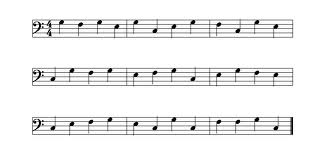
#> input picture input/example_1.png, 325 x 155 px, given in place of example_5.png, which was not available
$ python main.py
#> lines starting #> are read from the running program, lines starting #| are printed output that depends on the picture; after the words box and inside, x2 and y2 are one past the last pixel; in counts of white or black regions, pixels touching at a corner belong together; pictures that were not available may be replaced by others from this repository, and a replacement may not be noted
### pre.py
# -*- coding: utf-8 -*-
"""
Preprocesamiento.

Este archivo contiene los métodos de preprocesamiento para imágenes que van a ser usadas de entrada para el algoritmo.

@author: Gonzalo Andrés Oberreuter Álvarez
@author: Javier Centeno Vega
"""

import cv2

"""
Lee una imagen en ./input/, la umbraliza y la guarda en ./pre/
"""
def umbralize(path, flag=1):
#> called with path = 'example_5.png', flag = 1
	pre = cv2.imread('./input/' + path, cv2.IMREAD_GRAYSCALE)
#> pre is the input picture: shape (155, 325); min 0, max 255, mean 240.2
	if flag:
		ret, pre = cv2.threshold(pre, 0, 255, cv2.THRESH_BINARY + cv2.THRESH_OTSU)
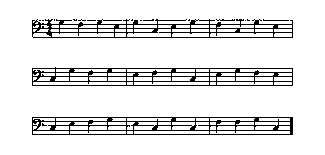
#> pre: shape (155, 325); 90% white; black in thin lines or dots, all inside (x1, y1, x2, y2) = (32, 19, 293, 135)
#> ret = 190
	else:
		ret, pre = cv2.threshold(pre, 200, 255, cv2.THRESH_BINARY)
	cv2.imwrite('./pre/' + path, pre)

### nivel0.py
# -*- coding: utf-8 -*-
"""
Nivel 0.

Este archivo contiene los métodos para el nivel 0 de la segmentación dedicados a segmentar la imagen en pentagramas.

@author: Gonzalo Andrés Oberreuter Álvarez
@author: Javier Centeno Vega
"""

import cv2
import numpy as np
import random

# Ancho mínimo de las líneas del pentagrama
n1 = None
# Ancho máximo de las líneas del pentagrama
n2 = None
# Distancia mínima entre las líneas del pentagrama
d1 = None
# Distancia máxima entre las líneas del pentagrama
d2 = None
# Pentagramas encontrados
found = None

#### Algoritmo
#### buscar un area de y*dx random dentro del "centro"de la partitura
#### buscar su proyeccion horizontal e invertirla segun el maximo cosa que la cantidad de negro sean picos en el histograma
#### formar la Tproyeccion
#### se buscan los pentagramas y se agregan a la lista de tuplas.
#### Se detiene el proceso cuando no se encuentran mas pentagramas en 3 iteraciones
def stave_search(t_proy_a, I, alpha, beta, staves):
	A = 0
	while A < t_proy_a.size:
		if t_proy_a[A] == 1:
			first = A
			system = True
			staffs = 1
			lastSpot = A
			for t in range(first + 1, first + I):
				if t_proy_a[t] == 1.0:
					distance = t - lastSpot
					lastSpot = t
					if distance >= alpha and distance <= beta:
						staffs +=1
					else:
						system = False
			if staffs == 5 and system:
				staves.append((first,lastSpot))
		A += 1
	return staves

# [5 lines left out: function intersecting_intervals, not called in this run]

def hardSteave(li, I):
	distances = []
	for i in range(len(li)-1):
		dist = li[i+1][0] - li[i][1]
		distances.append(dist)
	com = min(distances)*1.7
	for i in range(len(distances)):
		if distances[i] > com:  #buscar dos tipos de distancias
			loc = int((li[i][1] + li[i+1][0])/2)
			I2 = int(round(I/2))
			li.append((loc-I2, loc+I2))
	return li


"""
Lee una imagen en ./pre/, aplica el nivel 0 y guarda los resultados ./nivel0/
"""
def nivel0(path):
#> called with path = 'example_5.png'
	image = cv2.imread('./pre/' + path, 0)
	image_transposed = cv2.transpose(image);
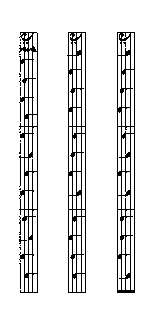
#> image_transposed: shape (325, 155); 90% white; black in thin lines or dots, all inside (x1, y1, x2, y2) = (19, 32, 135, 293)

	histogram_black = dict()
	histogram_white = dict()

	# Se cuentan las ocurrencias de secuencias de pixeles blancos y negros en un quinto de las columnas de la imagen
	for col in range(0, len(image_transposed), 5):
		count = 0
		flag = True
		if image_transposed[col][0] == 0:
				flag = False
		for pixel in range(len(image_transposed[col])):
			if flag:
				if image_transposed[col][pixel] == 255:
					count += 1
				elif pixel == len(image_transposed[col]) - 1:
					if count not in histogram_white:
						histogram_white[count] = 0
					histogram_white[count] += 1
				else:
					if count not in histogram_white:
						histogram_white[count] = 0
					histogram_white[count] += 1
					count = 0
					flag = False
			else:
				if image_transposed[col][pixel] == 0:
					count += 1
				elif pixel == len(image_transposed[col]) - 1:
					if count not in histogram_black:
						histogram_black[count] = 0
					histogram_black[count] += 1
				else:
					if count not in histogram_black:
						histogram_black[count] = 0
					histogram_black[count] += 1
					count = 0
					flag = True
#> this loop made 65 passes
#> col on passes 2 to 13: 5, 10, 15, 20, 25, 30, 35, 40, 45, 50, 55, 60
#> after the loop, histogram_black = 11 items; histogram_white = 13 items

	# Se obtienen los valores n1, n2, d1, d2

	n = list()
	d = list()
	N = max(list(histogram_black.values())) / 3.0
#> N = 224.3
	D = max(list(histogram_white.values())) / 3.0
#> D = 132.7

	for dist in histogram_black:
		if histogram_black[dist] > N:
			n.append(dist)
#> this loop made 11 passes
#> dist on passes 2, 4, 5, 6, 7, 8, 9, 10, 11: 0, 5, 6, 4, 11, 10, 3, 7, 17
#> after the loop, n = [0]

	for dist in histogram_white:
		if histogram_white[dist] > D:
			d.append(dist)
#> this loop made 13 passes
#> dist on passes 1, 2, 3, 5, 6, 7, 8, 9, 10, 11, 12, 13: 21, 0, 1, 29, 2, 30, 20, 19, 24, 28, 7, 22
#> after the loop, d = [3, 2]

	# Indica que n1, n2, d1, d2 son variables de fuera de la función
	global n1
	global n2
	global d1
	global d2

	# Ancho mínimo de las líneas del pentagrama
	n1 = min(n)
#> n1 = 0
	# Ancho máximo de las líneas del pentagrama
	n2 = max(n)
#> n2 = 0
	# Distancia mínima entre las líneas del pentagrama
	d1 = min(d)
#> d1 = 2
	# Distancia máxima entre las líneas del pentagrama
	d2 = max(d)
#> d2 = 3

	if n1 == n2:
		n2+=1
#> n2 = 1
	if d1 == d2:
		d2+=1

	print(n1, n2, d1, d2)
#| 0 1 2 3

	width = len(image[0])
#> width = 325

	dx = int(width / 35)
#> dx = 9

	final = list()
	past_len = len(final)
	iterations_without_change = 0
	I = round((5 * n2 + 4 * d2))
#> I = 17

	while True:
		sec = random.randint(2, 5)
		# Buscar alguna columna de la imagen
		a = random.randint(int(sec * width / 7), int((sec + 1) * width / 7))
		a = image[:, a : a + dx]
		proy_a = [sum(i) for i in a]
		compare_a = max(proy_a)
		proy_a = compare_a - proy_a
		t_proy_a = np.zeros(len(proy_a))
		in_staff_a = False
		count_a = 0
		for pixel in range(len(proy_a)):
			if in_staff_a:
				if proy_a[pixel] < compare_a * 0.90:
					in_staff_a = False
					if count_a >= n1 and count_a <= n2:
						middle_a = round(count_a / 2)
						t_proy_a[pixel - middle_a] = 1
					count_a = 0
				else:
					count_a += 1

			else:
				if proy_a[pixel] > compare_a*0.90:
					in_staff_a = True
					count_a += 1
		alpha = d1
		beta = int(round(d2 + 2 * (n2 - (n2 - n1) / 2)))
		I2 = int(round(I * 1.2))
		finded = stave_search(t_proy_a, I2, alpha, beta, [])
		for tup in finded:
			if len(final) == 0:
				final.append(tup)
			else:
				flag = True
				for tup2 in final:
					if not intersecting_intervals(tup2, tup):
						flag = False
				if flag:
					final.append(tup)
		if past_len == len(final):
			iterations_without_change += 1
			if iterations_without_change == 5:
				break
		past_len = len(final)
#> this loop made 5 passes
#> a on passes 1 to 5: 258, 108, 257, 215, 222
#> after the loop, final = []; iterations_without_change = 5; middle_a = 0

	# Cutting the systems in files with name upper-lower

	image_count = 0

	# Se ordena la lista de tuplas

	final.sort(key = lambda x: x[0])
	final = hardSteave(final, I)
#> after the loop in hardSteave, `for i in range(len(li)-1):`: distances = []
	final.sort(key = lambda x: x[0])

	image = 255 - image
	epsilon = int(round(width*0.02))
	names = []
	for i in range(len(final)):
		countUP = 0
		countDOWN = 0
		ysup = final[i][0]
		yinf = final[i][1]
		if i == 0:
			## Buscando limite superior
			while True:
				countUP+=1
				pro = sum(image[ysup-countUP])
				if pro == 0 or countUP == I:
					break
			countDOWN = int((final[i+1][0] + yinf)/2) + epsilon
			imwr = image[ysup - countUP:countDOWN,:]
		elif i == len(final) - 1:
			## Buscando limite inferior
			while True:
				countDOWN+=1
				pro = sum(image[yinf+countDOWN])
				if pro == 0 or countDOWN == I:
					break
			countUP = int((final[i-1][1] + ysup)/2) - epsilon
			imwr = image[countUP:yinf + countDOWN,:]
		else:
			countDOWN = int((final[i+1][0] + yinf)/2) + epsilon
			countUP = int((final[i-1][1] + ysup)/2) - epsilon
			imwr = image[countUP:countDOWN,:]

		imwr = 255 - imwr
		pa = str(countUP)+"-"+str(countDOWN)+"-"+str(i)+".png"
		cv2.imwrite("./nivel0/"+ pa , imwr)
		names.append(pa)
	return names


### main.py
# -*- coding: utf-8 -*-
"""
Método principal del programa.

@author: Javier Centeno Vega
"""

path = 'example_5.png'

import pre
pre.umbralize(path, 1)

import nivel0
#> (the run stopped early here; a loop or call above may not have finished)

$ run again, on examples/sheet2.jpg
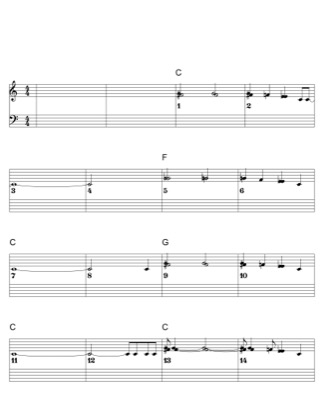
#> input picture examples/sheet2.jpg, 324 x 420 px, given in place of example_5.png, which was not available
#> in umbralize, pre is the input picture: shape (420, 324); min 0, max 255, mean 245.4
#> in umbralize, `ret, pre = cv2.threshold(pre, 0, 255, cv2.THRESH_BINARY + cv2.THRESH_O..`:
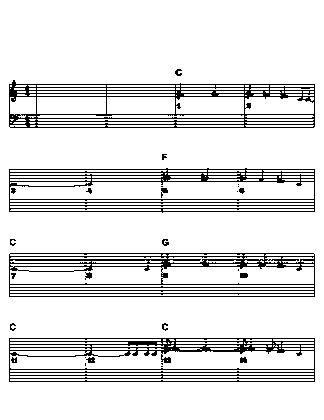
#> pre: shape (420, 324); 88.6% white; black in thin lines or dots, all inside (x1, y1, x2, y2) = (9, 69, 315, 382)
#> ret = 219
#> image_transposed: shape (324, 420); 88.6% white; black in thin lines or dots, all inside (x1, y1, x2, y2) = (69, 9, 382, 315)
#> the loop in nivel0, `for col in range(0, len(image_transposed), 5):` made 65 passes
#> col on passes 2 to 9: 5, 10, 15, 20, 25, 30, 35, 40
#> after the loop in nivel0, `for col in range(0, len(image_transposed), 5):`: histogram_black = 13 items; histogram_white = 27 items
#> N = 740.7
#> D = 584.7
#> the loop in nivel0, `for dist in histogram_black:` made 13 passes
#> dist on passes 2, 3, 4, 5, 7, 8, 9, 11: 7, 4, 1, 2, 3, 10, 6, 31
#> after the loop in nivel0, `for dist in histogram_black:`: n = [0]
#> the loop in nivel0, `for dist in histogram_white:` made 27 passes
#> dist on passes 1, 3, 4, 5, 6, 7, 9, 10: 84, 0, 16, 40, 11, 26, 13, 82
#> after the loop in nivel0, `for dist in histogram_white:`: d = [1]
#> n1 = 0
#> d1 = 1
#> in nivel0, `d2+=1`: d2 = 2
#| 0 1 1 2
#> width = 324
#> dx = 9
#> I = 13
#> the loop in nivel0, `while True:` made 6 passes
#> a on passes 1 to 6: 257, 108, 256, 215, 222, 170
#> after the loop in nivel0, `while True:`: final = [(85, 97), (170, 182), (200, 212), (285, 297), (339, 351), (370, 382)]; iterations_without_change = 5; middle_a = 0
#> the loop in hardSteave, `for i in range(len(li)-1):` made 5 passes
#> dist on passes 1 to 5: 73, 18, 73, 42, 19
#> after the loop in hardSteave, `for i in range(len(li)-1):`: distances = [73, 18, 73, 42, 19]
#> com = 30.6
#> the loop in hardSteave, `for i in range(len(distances)):` made 5 passes
#> loc on passes 1, 3, 4: 133, 248, 318
#> after the loop in hardSteave, `for i in range(len(distances)):`: li = [(85, 97), (170, 182), (200, 212), (285, 297), (339, 351), (370, 382), (127, 139), (242, 254), (312, 324)]
#> in nivel0, `final = hardSteave(final, I)`: final has the same summary as li in hardSteave
#> epsilon = 6
#> the loop in nivel0, `for i in range(len(final)):` made 9 passes
#> (ysup, yinf, pa) on passes 1 to 8: (85, 97, '6-118-0.png'), (127, 139, '106-160-1.png'), (170, 182, '148-197-2.png'), (200, 212, '185-233-3.png'), (242, 254, '221-275-4.png'), (285, 297, '263-310-5.png'), (312, 324, '298-337-6.png'), (339, 351, '325-366-7.png')
#> after the loop in nivel0, `for i in range(len(final)):`: names = ['6-118-0.png', '106-160-1.png', '148-197-2.png', '185-233-3.png', '221-275-4.png', '263-310-5.png', '298-337-6.png', '325-366-7.png', '354-1-8.png']
#> images has the same summary as names in nivel0
#> num_labels = 10
#> in post0, ``:
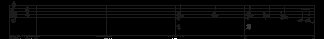
#> labels: shape (39, 324) uint16; min 0, max 9, mean 0.2; drawn with min black and max white
#> stats = [[0, 0, 324, 39, 10190], [9, 1, 306, 38, 2411], [246, 24, 5, 6, 23], [20, 38, 1, 1, 1], [31, 38, 1, 1, 1], [104, 38, 4, 1, 4], [109, 38, 1, 1, 1], [111, 38, 1, 1, 1], [172, 38, 1, 1, 1], [174, 38, 3, 1, 3]]
#> centroids = [[161.6, 19.62], [160.5, 16.22], [248.3, 26.17], [20, 38], [31, 38], [105.5, 38], [109, 38], [111, 38], [172, 38], [175, 38]]
#> length = 39
#> height = 324
#> area = 12636
#> after the loop in post0, ``: dispose = []
#> after the loop in post0, ``: dispose = [3, 4, 5, 5, 5, 5, 6, 7, 8, 9, 9, 9]
#> in post0, ``: dispose = 7 items
#| {3, 4, 5, 6, 7, 8, 9}
#> blur_distance = 2
